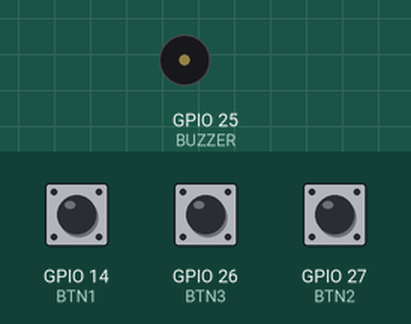
Bench run of a sketch on a simulated ESP32. Parts: buzzer (waves = sounding). The inputs (shaded band) are chosen by the test bench; at power-on: GPIO 14 (BTN1) HIGH, GPIO 26 (BTN3) HIGH, GPIO 27 (BTN2) HIGH.

Above: at 1.2 s.
1.3 s: GPIO 14 (BTN1) pulled LOW for 0.15 s
At 4.3 s:
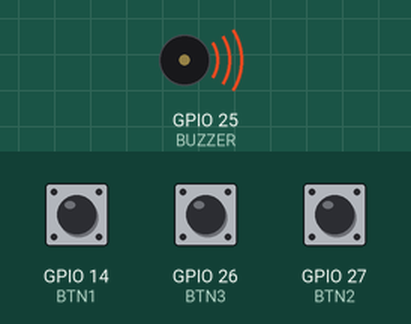
Timing chart, 0 to 10.3 s (numbered marks = the images above; inputs shaded):
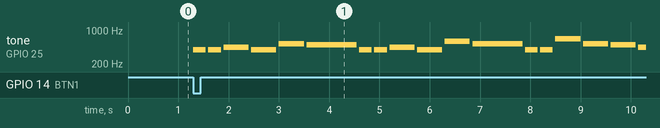

The sketch:

music_board.ino
```cpp
#define BUZZER 25
#define CH 0
#define RES 8

#define BTN1 14
#define BTN2 27
#define BTN3 26

#define G4 392
#define A4 440
#define B4 494
#define C5 523
#define D5 587
#define E5 659
#define F5 698
#define G5 784

enum SongType
{
	HAPPY_BDAY=1,
	TWINKLE_TWINKLE=2,
	JOHNNY_JOHNNY=3
};

int hb_melody[]={
	G4,G4,A4,G4,C5,B4,
	G4,G4,A4,G4,D5,C5,
	G4,G4,E5,C5,B4,A4,
	F5,F5,E5,C5,D5,C5
};

int hb_duration[]={
	250,250,500,500,500,1000,
	250,250,500,500,500,1000,
	250,250,500,500,500,1000,
	250,250,500,500,500,1000
};

int tt_melody[]={
	C5,C5,G4,G4,A4,A4,G4,
	F5,F5,E5,E5,D5,D5,C5
};

int tt_duration[]={
	400,400,400,400,400,400,800,
	400,400,400,400,400,400,800
};

int jj_melody[]={
	C5,D5,E5,C5,
	C5,D5,E5,C5,
	E5,F5,G5,
	E5,F5,G5
};

int jj_duration[]={
	300,300,600,600,
	300,300,600,600,
	400,400,800,
	400,400,800
};

void playSong(int melody[],int duration[],int len)
{
	for(int i=0;i<len;i++)
	{
		ledcWriteTone(CH,melody[i]);
		delay(duration[i]);
		ledcWriteTone(CH,0);
		delay(50);
	}
}

void playByType(SongType song)
{
	switch(song)
	{
		case HAPPY_BDAY:
			playSong(hb_melody,hb_duration,25);
			break;
		case TWINKLE_TWINKLE:
			playSong(tt_melody,tt_duration,14);
			break;
		case JOHNNY_JOHNNY:
			playSong(jj_melody,jj_duration,14);
			break;
	}
}

void setup()
{
	pinMode(BTN1,INPUT_PULLUP);
	pinMode(BTN2,INPUT_PULLUP);
	pinMode(BTN3,INPUT_PULLUP);

	ledcSetup(CH,2000,RES);
	ledcAttachPin(BUZZER,CH);
}

void loop()
{
	if(digitalRead(BTN1)==LOW)
	{
		playByType(HAPPY_BDAY);
		delay(300);
	}
	else if(digitalRead(BTN2)==LOW)
	{
		playByType(TWINKLE_TWINKLE);
		delay(300);
	}
	else if(digitalRead(BTN3)==LOW)
	{
		playByType(JOHNNY_JOHNNY);
		delay(300);
	}
}
```

Measured:
- after the input at 1.3 s, tone on GPIO 25 (BUZZER): plays 392 Hz for 0.25 s, 392 Hz for 0.25 s, 440 Hz for 0.50 s, 392 Hz for 0.50 s, 523 Hz for 0.50 s, 494 Hz for 1.0 s … (18 notes in this stretch), starting at once
